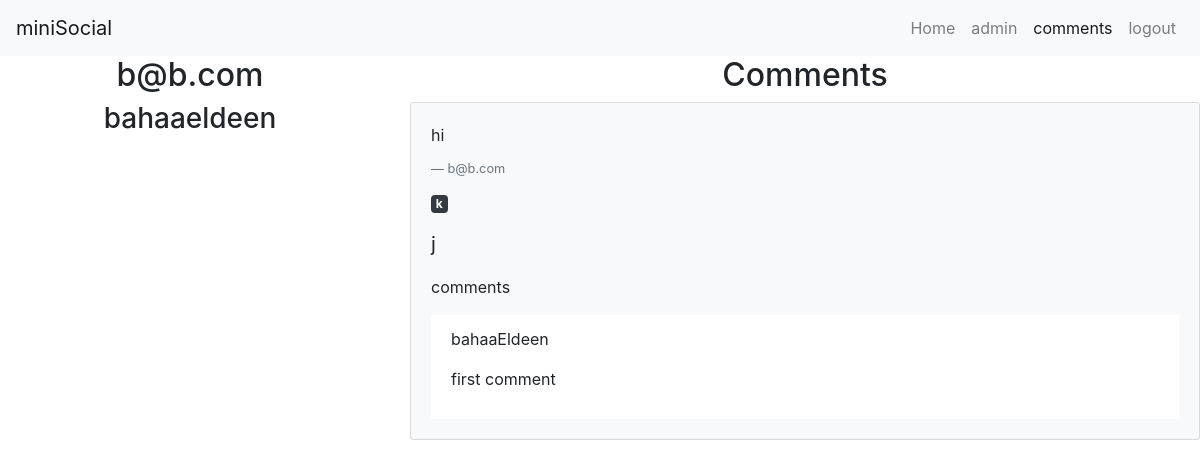
The page /comments/ (signed in) on the database as committed earlier.
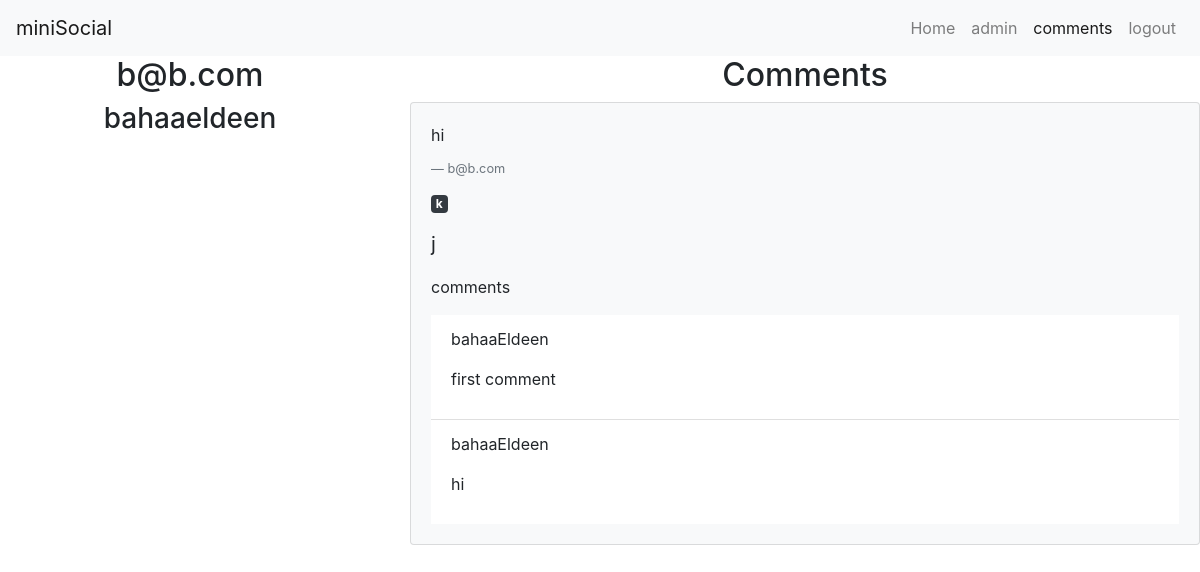
The same page on the database as committed later.
### social/models.py (models this page shows, shortened)
class Post(models.Model):
    user = models.ForeignKey(User,on_delete=models.CASCADE)
    text = models.CharField(max_length = 500)
    genre = models.CharField(max_length=20)
    header = models.CharField(max_length=50)

class Comment(models.Model):
    user = models.ForeignKey(User,on_delete=models.CASCADE)
    post = models.ForeignKey(Post,on_delete=models.CASCADE)
    text = models.CharField(max_length = 500)

### social/views.py (the view)
# urls.py: path('comments/',views.comments,name="comments"),
def comments(request):
    if not request.user.is_authenticated:
        return redirect('login')
    posts = getUserPost(request.user)
    return render(request,'comments.html',{'user':request.user,'posts':posts})

### social/views.py (called while the page is built)
def getUserPost(user):
    posts = Post.objects.filter(user=user)
    data = []
    for post in posts:
        comments = getPostComments(post)
        data.append((post,comments))
    return data

def getPostComments(post):
    comments = Comment.objects.filter(post=post)
    return comments

### templates/comments.html (shortened to what this page needs)
<link rel="stylesheet" href="https://stackpath.bootstrapcdn.com/bootstrap/4.5.0/css/bootstrap.min.css">
<nav class="navbar navbar-expand-lg navbar-light bg-light">
    <a class="navbar-brand" href="/">miniSocial</a>
    <div class="collapse navbar-collapse" id="navbarSupportedContent">
      <ul class="navbar-nav ml-auto">
        <li class="nav-item ">
          <a class="nav-link" href="/">Home</a>
        </li>
        <li class="nav-item ">
            <a class="nav-link"href="/posts/">admin</a>
          </li>
          <li class="nav-item active">
            <a class="nav-link"href="/comments/">comments</a>
          </li>
        <li class="nav-item">
            <a class="nav-link"href="/logout/">logout</a>
          </li>
        </ul>
    </div>
  </nav>
<div class="row">
    <div class="col-md-4 text-center">
       <h2>  {{user.email}} </h2>
       <h3>  {{user.username}} </h3>
    </div>
    <div class="col-md-8">
        <h2 class="text-center">Comments</h2>
        {% for data in posts %}
        <div class="card bg-light mb-3">
            <div class="card-body">
                <p class="card-title">{{ data.0.header }}</p>
                <p class="blockquote-footer">{{ data.0.user.email }}</p>
                <p class="badge badge-dark">{{ data.0.genre }}</p>
                <p class="blockquote">{{ data.0.text }}</p>
                <p>comments</p>
                <ul class="list-group list-group-flush">
                    {% for comment in data.1 %}
                    <li  class="list-group-item">
                        <p>{{comment.user.email}}</p>
                        <p>{{ comment.text }}</p>
                    </li>
                    {% endfor %}
                </ul>
            </div>
        </div>
        {% endfor %}
    </div>
</div>

Rows that differ between the two databases and show on the page:
added Comment: user.email "bahaaEldeen", text "hi"
